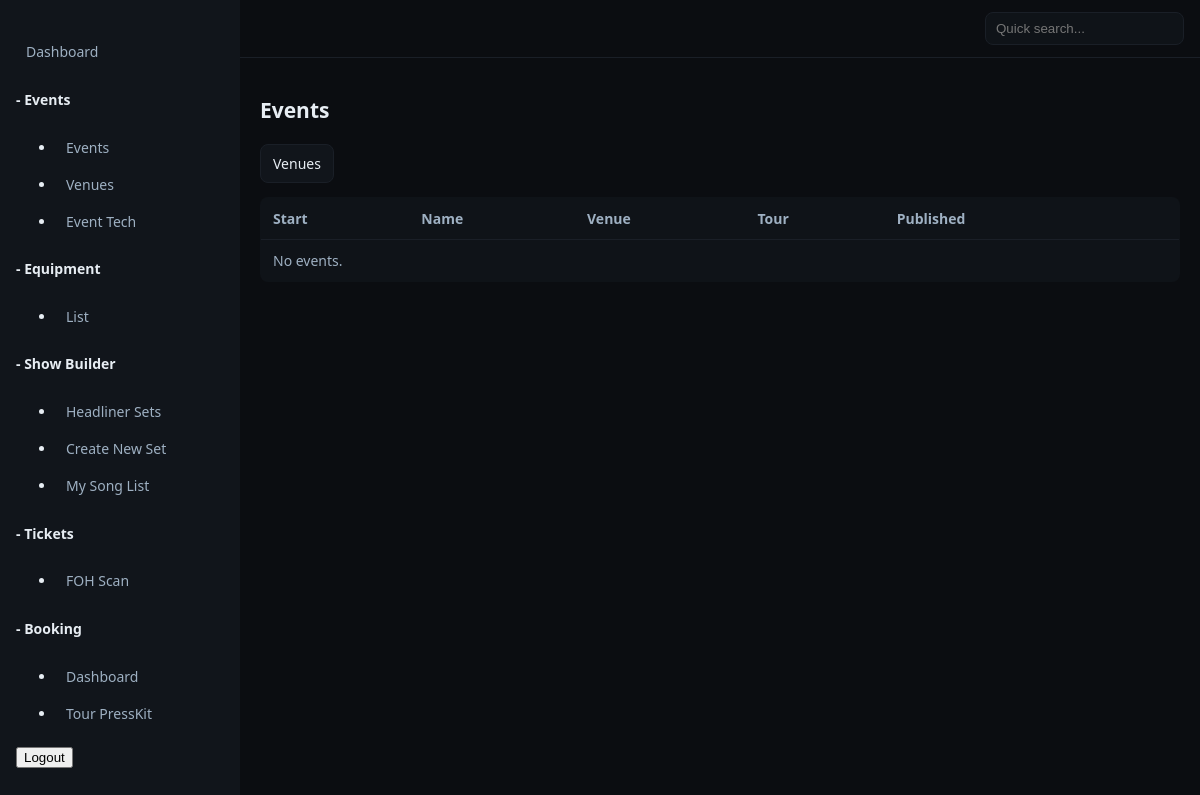
The page /control/events/ on the database as committed earlier.
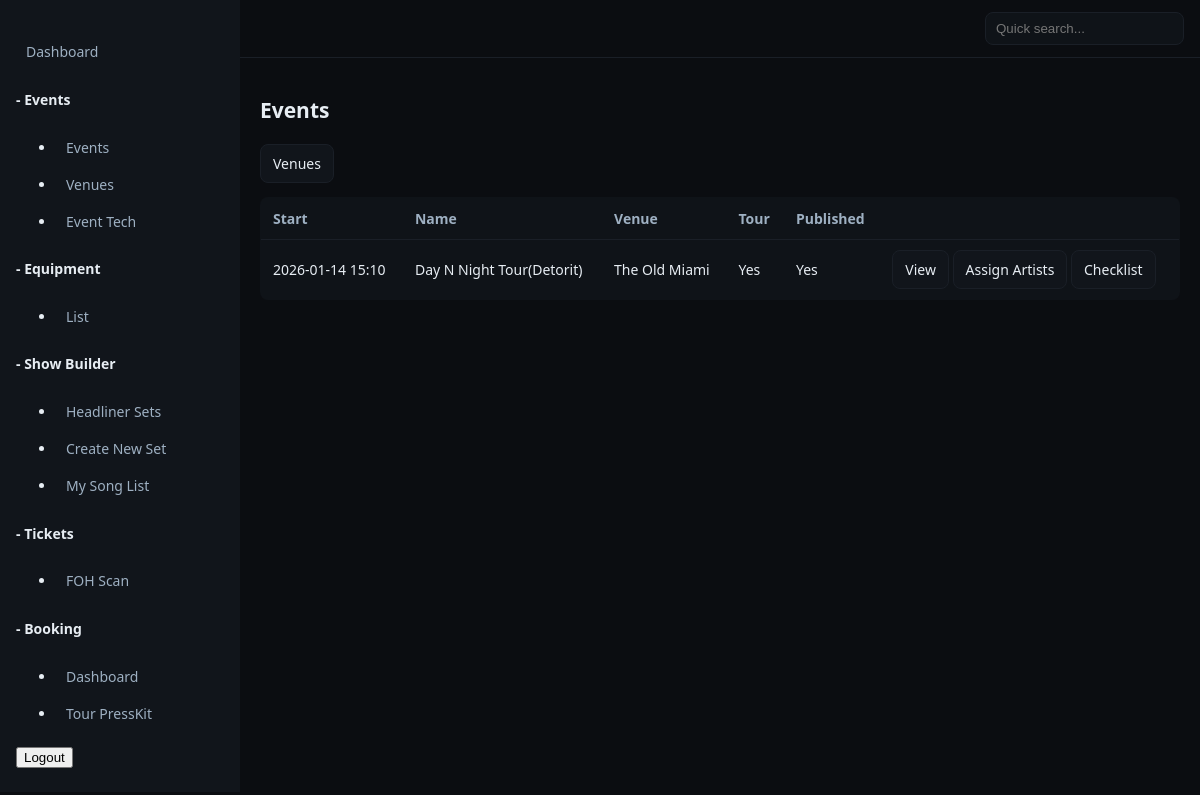
The same page on the database as committed later.
### events/models.py (models this page shows, shortened)
class Event(models.Model):
    name = models.CharField(max_length=200, blank=True)
    is_tour_stop = models.BooleanField(default=False)
    start = models.DateTimeField()
    end = models.DateTimeField(null=True, blank=True)
    venue = models.ForeignKey(Venue, null=True, blank=True, on_delete=models.SET_NULL)
    afterparty_info = models.TextField(blank=True)
    meet_greet_info = models.TextField(blank=True)
    cover_image = models.ImageField(upload_to="events/cover/", blank=True, null=True,
                                    help_text="Wide hero image for the Events page.")
    flyer       = models.ImageField(upload_to="events/flyer/", blank=True, null=True,
                                    help_text="Portrait flyer used on cards if no cover.")
    published = models.BooleanField(default=False)

class Venue(models.Model):
    name = models.CharField(max_length=200)
    address = models.CharField(max_length=200, blank=True)
    city = models.CharField(max_length=60, blank=True)
    state = models.CharField(max_length=30, blank=True)
    country = models.CharField(max_length=60, blank=True)
    capacity = models.PositiveIntegerField(null=True, blank=True)
    owner_name = models.CharField(max_length=120, blank=True)
    owner_email = models.EmailField(blank=True)
    entertainment_manager = models.CharField(max_length=120, blank=True)
    entertainment_email = models.EmailField(blank=True)
    hours = models.CharField(max_length=200, blank=True)
    def __str__(self):
        return self.name

### events/views.py (the view)
# urls.py: path("", views.events_list, name="list"),
def events_list(request):
    city  = (request.GET.get("city") or "").strip()
    state = (request.GET.get("state") or "").strip()
    venue = (request.GET.get("venue") or "").strip()
    show_past = (request.GET.get("past") in ("1", "true", "yes"))
    now = timezone.now()
    base = (Event.objects
            .filter(published=True)
            .select_related("venue")
            .annotate(has_tickets=Exists(
                TicketType.objects.filter(event_id=OuterRef("pk"), active=True)
            )))
    if city:
        base = base.filter(venue__city__icontains=city)
    if state:
        base = base.filter(venue__state__icontains=state)
    if venue:
        base = base.filter(venue__name__icontains=venue)
    if not show_past:
        base = base.filter(start__gte=now)
    events = list(base.order_by("start"))
    hero = None
    for e in events:
        if e.start and e.start >= now:
            hero = e
            break
    if not hero and events:
        hero = events[0]
    vqs = Venue.objects.filter(event__published=True)
    cities = (vqs.exclude(city="").exclude(city__isnull=True)
                  .values_list("city", flat=True).distinct().order_by("city"))
    states = (vqs.exclude(state="").exclude(state__isnull=True)
                  .values_list("state", flat=True).distinct().order_by("state"))
    venues = (vqs.exclude(name="").exclude(name__isnull=True)
                  .values_list("name", flat=True).distinct().order_by("name"))
    ctx = {
        "hero": hero,
        "events": events,
        "filters": {"city": city, "state": state, "venue": venue, "past": "1" if show_past else ""},
        "cities": cities, "states": states, "venues": venues,
    }
    return render(request, "events/list.html", ctx)

### templates/events/list.html (shortened to what this page needs)
{% extends 'controlpanel/dashboard.html' %}
{% block content %}
<h1>Events</h1>
<p>
   	<a class="btn" href="{% url 'control:events:venues' %}">Venues</a>
</p>
<table class="table">
  <thead><tr><th>Start</th><th>Name</th><th>Venue</th><th>Tour</th><th>Published</th><th></th></tr></thead>
  <tbody>
  {% for e in events %}
    <a><tr>
      <td>{{ e.start|date:"Y-m-d H:i" }}</td>
      <td>{{ e.name|default:"(unnamed)" }}</td>
      <td>{{ e.venue }}</td>
      <td>{% if e.is_tour_stop %}Yes{% else %}<span class="muted">No</span>{% endif %}</td>
      <td>{% if e.published %}Yes{% else %}<span class="muted">No</span>{% endif %}</td>
      <td>
        <a class="btn" href="{% url 'control:events:dashboard' e.id %}">View</a>
        <a class="btn ghost" href="{% url 'control:events:event_artist_assign' e.id %}">Assign Artists</a>
        <a class="btn ghost" href="{% url 'control:events:event_checklist' e.id %}">Checklist</a>
    </td>
    </tr>
  {% empty %}
    <tr><td colspan="6" class="muted">No events.</td></tr>
  {% endfor %}
  </tbody>
</table>
{% endblock %}

### templates/controlpanel/dashboard.html (shortened to what this page needs)
{% load static %}
<!doctype html>
<html>
  <head>
    {% load static %}
	<link rel="stylesheet" href="{% static 'css/control.css' %}">
  </head>
  <body>
    <div class="cp-shell">
		<aside class="cp-sidebar">
			<nav class="cp-nav">
				{% if not request.user.is_superuser %}<a href="{% url 'control:pages:artist_dashboard' request.user.artist_dashboard.id %}">Dashboard</a>{% endif %}
				<div>
					<h4 onclick="expandCollapseNav(this)"><span>-</span> Events</h4>
					<ul>
						<li><a href="{% url 'control:events:list' %}">Events</a></li>
						<li><a href="{% url 'control:events:venues' %}">Venues</a></li>
						<li><a href="{% url 'control:events:tech_list' %}">Event Tech</a></li>
					</ul>
				</div>
				<div>
					<h4 onclick="expandCollapseNav(this)"><span>-</span> Equipment</h4>
					<ul>
						<li><a href="{% url 'control:equipment:list' %}">List</a></li>
					</ul>
				</div>
				<div>
					<h4 onclick="expandCollapseNav(this)"><span>-</span> Show Builder</h4>
					<ul>
						<li><a href="{% url 'control:setbuilder:shows_list' %}">Headliner Sets</a></li>
						<li><a href="{% url 'control:setbuilder:build_show' %}">Create New Set</a></li>
						<li><a href="{% url 'control:setbuilder:songs' %}">My Song List</a></li>
					</ul>
				</div>
				<div>
					<h4 onclick="expandCollapseNav(this)"><span>-</span> Tickets</h4>
					<ul>
						<li><a href="{% url 'control:tickets:scan_foh' %}">FOH Scan</a></li>
					</ul>
				</div>
				<div>
					<h4 onclick="expandCollapseNav(this)"><span>-</span> Booking</h4>
					<ul>
						<li><a href="{% url 'control:bookingstack:dashboard' %}">Dashboard</a></li>
						<li><a href="{% url 'presskit_daynnight' %}">Tour PressKit</a></li>
					</ul>
				</div>
				<form action="{% url 'control:accounts:logout' %}" method="post" style="display:inline">
					<button type="submit">Logout</button>
				</form>
			</nav>
		</aside>
		<main class="cp-main">
			<header class="cp-topbar" style="align-items: center;justify-content: space-between;">
				<form method="get" action="" class="cp-quicksearch">
					<input type="search" name="q" placeholder="Quick search...">
				</form>
			</header>
			<section class="cp-content">
				{% block content %}{% endblock %}
			</section>
		</main>
    </div>
  </body>
</html>

### static/css/control.css (style rules this page uses)
:root { --bg:#0b0d11; --panel:#11151b; --ink:#e7edf3; --muted:#9eb0c2; --accent:#4fd1c5; }
* { box-sizing:border-box }
html,body { height:100% }
body { margin:0;background:var(--bg);color:var(--ink);font:14px/1.5 system-ui,-apple-system,Segoe UI,Roboto }
a { color:var(--ink);text-decoration:none }
.cp-shell { display:grid;grid-template-columns:240px 1fr;min-height:100vh }
.cp-sidebar { background:var(--panel);padding:16px;position:sticky;top:0; }
.cp-nav a { display:block;padding:8px 10px;border-radius:8px;color:var(--muted) }
.cp-main { display:flex;flex-direction:column }
.cp-topbar { display:flex;justify-content:flex-end;padding:12px 16px;border-bottom:1px solid #1a1f27 }
.cp-quicksearch input { background:#0f1318;border:1px solid #1a1f27;color:var(--ink);padding:8px 10px;border-radius:8px }
.cp-content { padding:20px }
.table { width:100%;border-collapse:collapse;background:#0f1318;border:1px solid #1a1f27;border-radius:8px;overflow:hidden }
.table th,.table td { padding:10px 12px;border-bottom:1px solid #1a1f27 }
.table th { text-align:left;color:var(--muted);font-weight:600 }
.btn { display:inline-block;padding:8px 12px;border:1px solid #1a1f27;background:#11151b;color:var(--ink);border-radius:8px }

Rows that differ between the two databases and show on the page:
added Event: start "2026-01-14 15:10", name "Day N Night Tour(Detorit)", venue "The Old Miami", is_tour_stop "Yes", published "Yes"
Other text that changed with them:
text no longer shown: "No events."
